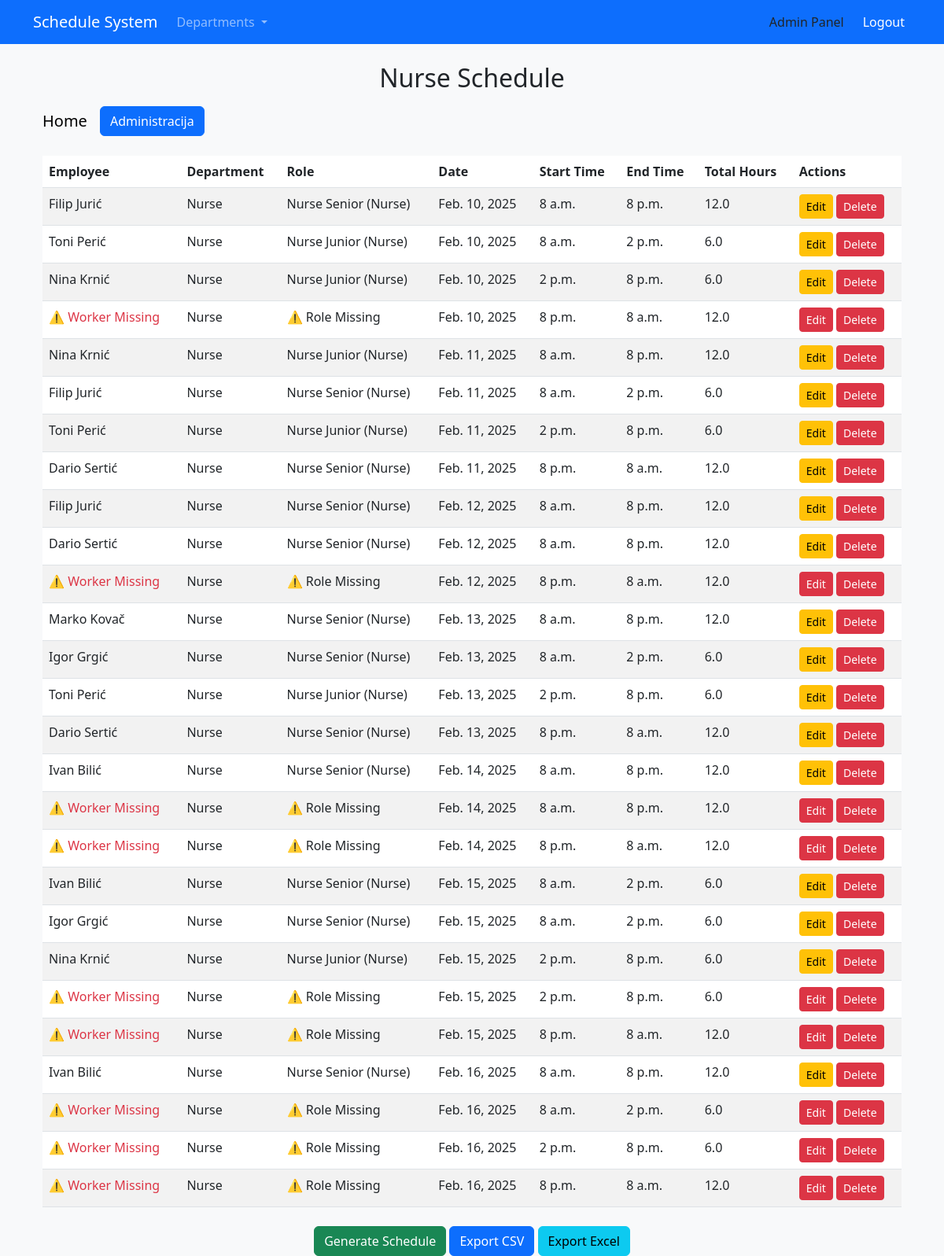
The page /nurse/schedule/ (signed in) on the database its author committed.
### nurse/models.py (models this page shows, shortened)
class Shift(models.Model):
    employee = models.ForeignKey(Employee, on_delete=models.CASCADE, null=True, blank=True)
    department = models.ForeignKey(Department, on_delete=models.CASCADE)
    role = models.ForeignKey(Role, on_delete=models.CASCADE, null=True, blank=True)
    date = models.DateField()
    start_time = models.TimeField()
    end_time = models.TimeField()
    def calculate_total_hours(self):
        start_seconds = self.start_time.hour * 3600 + self.start_time.minute * 60
        end_seconds = self.end_time.hour * 3600 + self.end_time.minute * 60
        if end_seconds < start_seconds:
            total_seconds = (24 * 3600 - start_seconds) + end_seconds
        else:
            total_seconds = end_seconds - start_seconds
        return round(total_seconds / 3600, 2)

class Employee(models.Model):
    first_name = models.CharField(max_length=100)
    last_name = models.CharField(max_length=100)
    departments = models.ManyToManyField(Department)
    roles = models.ManyToManyField(Role)
    max_weekly_hours = models.PositiveIntegerField()
    max_daily_hours = models.PositiveIntegerField()
    available_days = models.ManyToManyField('Day', blank=True)
    can_work_shifts = models.ManyToManyField(ShiftType, blank=True)
    priority = models.IntegerField(default=1)
    def get_total_hours_last_week(self):
        """Izračunava koliko je sati radnik odradio u zadnjih 7 dana."""
        Shift = apps.get_model('nurse', 'Shift')  # Dinamički uvoz Shift modela
        last_week_shifts = Shift.objects.filter(employee=self, date__gte=now().date() - timedelta(days=7))
        total_hours = sum(shift.calculate_total_hours() for shift in last_week_shifts)
        return max(total_hours, 0.0)
    get_total_hours_last_week.short_description = "Total Hours Last 7 Days"

class Department(models.Model):
    name = models.CharField(max_length=100, unique=True)
    def __str__(self):
        return self.name

class Role(models.Model):
    name = models.CharField(max_length=100, unique=True)
    department = models.ForeignKey(Department, on_delete=models.CASCADE)
    def __str__(self):
        return f"{self.name} ({self.department.name})"

### nurse/views.py (the view)
# urls.py: path('schedule/', nurse_schedule, name='nurse_schedule'),
@login_required
def nurse_schedule(request):
    shifts = Shift.objects.all().order_by("date", "start_time")
    employees = Employee.objects.all()  # Dohvati sve zaposlenike
    return render(request, "nurse/schedule.html", {
        "shifts": shifts,
        "employees": employees  # Prosljeđujemo zaposlenike u template
    })

### nurse/templates/nurse/schedule.html (shortened to what this page needs)
{% extends "core/base.html" %}
{% block content %}
<div class="container mt-4">
    <h2 class="text-center">Nurse Schedule</h2>
    <nav class="navbar navbar-expand-lg navbar-light bg-light mb-3">
        <a class="navbar-brand" href="{% url 'home' %}">Home</a>
        <div class="ml-auto">
            <a class="btn btn-primary" href="{% url 'admin:index' %}">Administracija</a>
        </div>
    </nav>
    <table class="table table-striped">
        <thead>
            <tr>
                <th>Employee</th>
                <th>Department</th>
                <th>Role</th>
                <th>Date</th>
                <th>Start Time</th>
                <th>End Time</th>
                <th>Total Hours</th>
                <th>Actions</th>
            </tr>
        </thead>
        <tbody>
            {% for shift in shifts %}
            <tr id="shift-{{ shift.id }}">
                <td>
                    {% if shift.employee %}
                        {{ shift.employee.first_name }} {{ shift.employee.last_name }}
                    {% else %}
                        <span class="text-danger">⚠️ Worker Missing</span>
                    {% endif %}
                </td>
                <td>{{ shift.department }}</td>
                <td>{{ shift.role|default:"⚠️ Role Missing" }}</td>
                <td>{{ shift.date }}</td>
                <td>{{ shift.start_time }}</td>
                <td>{{ shift.end_time }}</td>
                <td>{{ shift.calculate_total_hours }}</td>
                <td>
                    <button class="btn {% if shift.employee is None %}btn-danger{% else %}btn-warning{% endif %} btn-sm edit-shift"
                            data-shift-id="{{ shift.id }}"
                            data-employee="{{ shift.employee.id|default:'' }}"
                            data-department="{{ shift.department.id }}"
                            data-role="{{ shift.role.id|default:'' }}"
                            data-date="{{ shift.date }}"
                            data-start="{{ shift.start_time }}"
                            data-end="{{ shift.end_time }}">
                        Edit
                    </button>
                    <button class="btn btn-danger btn-sm delete-shift" data-shift-id="{{ shift.id }}">Delete</button>
                </td>
            </tr>
            {% endfor %}
        </tbody>
    </table>
    <div class="text-center mt-4">
        <button id="generateSchedule" class="btn btn-success">Generate Schedule</button>
        <a href="{% url 'export_schedule_csv' %}" class="btn btn-primary">Export CSV</a>
        <a href="{% url 'export_schedule_excel' %}" class="btn btn-info">Export Excel</a>
    </div>
</div>
{% endblock %}

### core/templates/core/base.html (shortened to what this page needs)
<!DOCTYPE html>
<html lang="en">
<head>
    <link href="https://cdn.jsdelivr.net/npm/bootstrap@5.3.0/dist/css/bootstrap.min.css" rel="stylesheet">
</head>
<body class="bg-light">
    <nav class="navbar navbar-expand-lg navbar-dark bg-primary">
        <div class="container">
            <a class="navbar-brand" href="{% url 'home' %}">Schedule System</a>
            <div class="collapse navbar-collapse" id="navbarNav">
                <ul class="navbar-nav me-auto">
                    <li class="nav-item dropdown">
                        <a class="nav-link dropdown-toggle" href="#" id="departmentsDropdown" role="button" data-bs-toggle="dropdown">
                            Departments
                        </a>
                    </li>
                </ul>
                <ul class="navbar-nav ms-auto">
                    {% if user.is_authenticated %}
                        <li class="nav-item">
                            <a class="nav-link btn btn-light text-dark me-2" href="{% url 'admin:index' %}">Admin Panel</a>
                        </li>
                        <li class="nav-item">
                            <a class="nav-link btn btn-danger text-white" href="{% url 'admin:logout' %}?next=/">Logout</a>
                        </li>
                    {% else %}
                        <li class="nav-item">
                            <a class="nav-link btn btn-success text-white" href="{% url 'admin:login' %}">Login</a>
                        </li>
                    {% endif %}
                </ul>
            </div>
        </div>
    </nav>
    <div class="container mt-4">
        {% block content %}
        {% endblock %}
    </div>
</body>
</html>

### rows shown on the page
Shift: employee.first_name "Filip", employee.last_name "Jurić", department "Nurse", role "Nurse Senior (Nurse)", date "Feb. 10, 2025", start_time "8 a.m.", end_time "8 p.m.", calculate_total_hours "12.0"
Shift: employee.first_name "Toni", employee.last_name "Perić", department "Nurse", role "Nurse Junior (Nurse)", date "Feb. 10, 2025", start_time "8 a.m.", end_time "2 p.m.", calculate_total_hours "6.0"
Shift: employee.first_name "Nina", employee.last_name "Krnić", department "Nurse", role "Nurse Junior (Nurse)", date "Feb. 10, 2025", start_time "2 p.m.", end_time "8 p.m.", calculate_total_hours "6.0"
Shift: shows "⚠️ Worker Missing", department "Nurse", role "⚠️ Role Missing", date "Feb. 10, 2025", start_time "8 p.m.", end_time "8 a.m.", calculate_total_hours "12.0"
Shift: employee.first_name "Nina", employee.last_name "Krnić", department "Nurse", role "Nurse Junior (Nurse)", date "Feb. 11, 2025", start_time "8 a.m.", end_time "8 p.m.", calculate_total_hours "12.0"
Shift: employee.first_name "Filip", employee.last_name "Jurić", department "Nurse", role "Nurse Senior (Nurse)", date "Feb. 11, 2025", start_time "8 a.m.", end_time "2 p.m.", calculate_total_hours "6.0"
Shift: employee.first_name "Toni", employee.last_name "Perić", department "Nurse", role "Nurse Junior (Nurse)", date "Feb. 11, 2025", start_time "2 p.m.", end_time "8 p.m.", calculate_total_hours "6.0"
Shift: employee.first_name "Dario", employee.last_name "Sertić", department "Nurse", role "Nurse Senior (Nurse)", date "Feb. 11, 2025", start_time "8 p.m.", end_time "8 a.m.", calculate_total_hours "12.0"
Shift: employee.first_name "Filip", employee.last_name "Jurić", department "Nurse", role "Nurse Senior (Nurse)", date "Feb. 12, 2025", start_time "8 a.m.", end_time "8 p.m.", calculate_total_hours "12.0"
Shift: employee.first_name "Dario", employee.last_name "Sertić", department "Nurse", role "Nurse Senior (Nurse)", date "Feb. 12, 2025", start_time "8 a.m.", end_time "8 p.m.", calculate_total_hours "12.0"
Shift: shows "⚠️ Worker Missing", department "Nurse", role "⚠️ Role Missing", date "Feb. 12, 2025", start_time "8 p.m.", end_time "8 a.m.", calculate_total_hours "12.0"
Shift: employee.first_name "Marko", employee.last_name "Kovač", department "Nurse", role "Nurse Senior (Nurse)", date "Feb. 13, 2025", start_time "8 a.m.", end_time "8 p.m.", calculate_total_hours "12.0"
Shift: employee.first_name "Igor", employee.last_name "Grgić", department "Nurse", role "Nurse Senior (Nurse)", date "Feb. 13, 2025", start_time "8 a.m.", end_time "2 p.m.", calculate_total_hours "6.0"
Shift: employee.first_name "Toni", employee.last_name "Perić", department "Nurse", role "Nurse Junior (Nurse)", date "Feb. 13, 2025", start_time "2 p.m.", end_time "8 p.m.", calculate_total_hours "6.0"
Shift: employee.first_name "Dario", employee.last_name "Sertić", department "Nurse", role "Nurse Senior (Nurse)", date "Feb. 13, 2025", start_time "8 p.m.", end_time "8 a.m.", calculate_total_hours "12.0"
Shift: employee.first_name "Ivan", employee.last_name "Bilić", department "Nurse", role "Nurse Senior (Nurse)", date "Feb. 14, 2025", start_time "8 a.m.", end_time "8 p.m.", calculate_total_hours "12.0"
Shift: shows "⚠️ Worker Missing", department "Nurse", role "⚠️ Role Missing", date "Feb. 14, 2025", start_time "8 a.m.", end_time "8 p.m.", calculate_total_hours "12.0"
Shift: shows "⚠️ Worker Missing", department "Nurse", role "⚠️ Role Missing", date "Feb. 14, 2025", start_time "8 p.m.", end_time "8 a.m.", calculate_total_hours "12.0"
Shift: employee.first_name "Ivan", employee.last_name "Bilić", department "Nurse", role "Nurse Senior (Nurse)", date "Feb. 15, 2025", start_time "8 a.m.", end_time "2 p.m.", calculate_total_hours "6.0"
Shift: employee.first_name "Igor", employee.last_name "Grgić", department "Nurse", role "Nurse Senior (Nurse)", date "Feb. 15, 2025", start_time "8 a.m.", end_time "2 p.m.", calculate_total_hours "6.0"
Shift: employee.first_name "Nina", employee.last_name "Krnić", department "Nurse", role "Nurse Junior (Nurse)", date "Feb. 15, 2025", start_time "2 p.m.", end_time "8 p.m.", calculate_total_hours "6.0"
Shift: shows "⚠️ Worker Missing", department "Nurse", role "⚠️ Role Missing", date "Feb. 15, 2025", start_time "2 p.m.", end_time "8 p.m.", calculate_total_hours "6.0"
Shift: shows "⚠️ Worker Missing", department "Nurse", role "⚠️ Role Missing", date "Feb. 15, 2025", start_time "8 p.m.", end_time "8 a.m.", calculate_total_hours "12.0"
Shift: employee.first_name "Ivan", employee.last_name "Bilić", department "Nurse", role "Nurse Senior (Nurse)", date "Feb. 16, 2025", start_time "8 a.m.", end_time "8 p.m.", calculate_total_hours "12.0"
Shift: shows "⚠️ Worker Missing", department "Nurse", role "⚠️ Role Missing", date "Feb. 16, 2025", start_time "8 a.m.", end_time "2 p.m.", calculate_total_hours "6.0"
Shift: shows "⚠️ Worker Missing", department "Nurse", role "⚠️ Role Missing", date "Feb. 16, 2025", start_time "2 p.m.", end_time "8 p.m.", calculate_total_hours "6.0"
Shift: shows "⚠️ Worker Missing", department "Nurse", role "⚠️ Role Missing", date "Feb. 16, 2025", start_time "8 p.m.", end_time "8 a.m.", calculate_total_hours "12.0"
